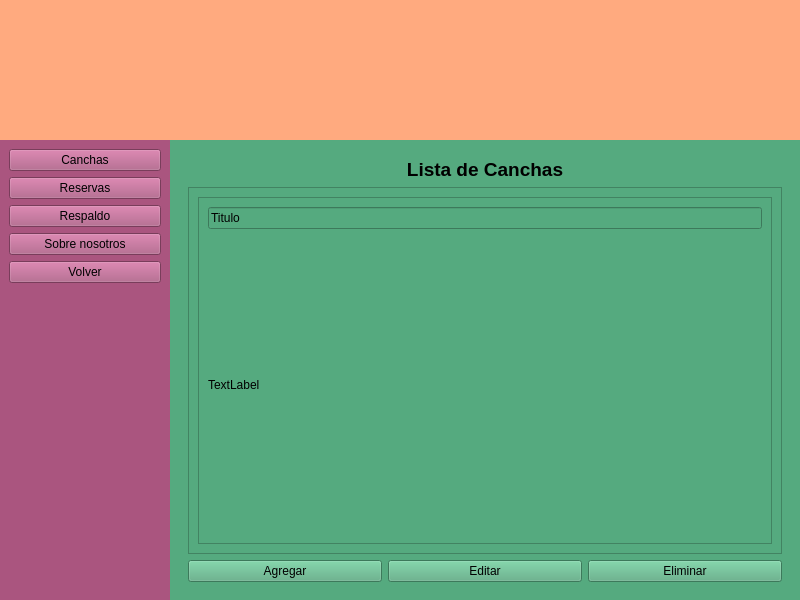
<?xml version="1.0" encoding="UTF-8"?>
<ui version="4.0">
 <class>MainWindow</class>
 <widget class="QMainWindow" name="MainWindow">
  <property name="geometry">
   <rect>
    <x>0</x>
    <y>0</y>
    <width>800</width>
    <height>600</height>
   </rect>
  </property>
  <property name="minimumSize">
   <size>
    <width>800</width>
    <height>600</height>
   </size>
  </property>
  <property name="windowTitle">
   <string>MainWindow</string>
  </property>
  <widget class="QWidget" name="centralwidget">
   <layout class="QGridLayout" name="gridLayout">
    <property name="leftMargin">
     <number>0</number>
    </property>
    <property name="topMargin">
     <number>0</number>
    </property>
    <property name="rightMargin">
     <number>0</number>
    </property>
    <property name="bottomMargin">
     <number>0</number>
    </property>
    <property name="spacing">
     <number>0</number>
    </property>
    <item row="0" column="0">
     <widget class="QWidget" name="header" native="true">
      <property name="minimumSize">
       <size>
        <width>0</width>
        <height>140</height>
       </size>
      </property>
      <property name="maximumSize">
       <size>
        <width>16777215</width>
        <height>140</height>
       </size>
      </property>
      <property name="styleSheet">
       <string notr="true">background-color: rgb(255, 170, 127);</string>
      </property>
      <layout class="QGridLayout" name="gridLayout_2"/>
     </widget>
    </item>
    <item row="1" column="0">
     <layout class="QHBoxLayout" name="body">
      <property name="spacing">
       <number>0</number>
      </property>
      <item>
       <widget class="QWidget" name="menu" native="true">
        <property name="sizePolicy">
         <sizepolicy hsizetype="Expanding" vsizetype="Preferred">
          <horstretch>0</horstretch>
          <verstretch>0</verstretch>
         </sizepolicy>
        </property>
        <property name="maximumSize">
         <size>
          <width>170</width>
          <height>16777215</height>
         </size>
        </property>
        <property name="styleSheet">
         <string notr="true">background-color: rgb(170, 85, 127);</string>
        </property>
        <layout class="QVBoxLayout" name="verticalLayout">
         <item>
          <widget class="QPushButton" name="btnCanchas">
           <property name="text">
            <string>Canchas</string>
           </property>
          </widget>
         </item>
         <item>
          <widget class="QPushButton" name="btnReservas">
           <property name="sizePolicy">
            <sizepolicy hsizetype="Minimum" vsizetype="Fixed">
             <horstretch>0</horstretch>
             <verstretch>0</verstretch>
            </sizepolicy>
           </property>
           <property name="text">
            <string>Reservas</string>
           </property>
          </widget>
         </item>
         <item>
          <widget class="QPushButton" name="btnRespaldo">
           <property name="text">
            <string>Respaldo</string>
           </property>
          </widget>
         </item>
         <item>
          <widget class="QPushButton" name="btnAcercaDe">
           <property name="text">
            <string>Sobre nosotros</string>
           </property>
          </widget>
         </item>
         <item>
          <widget class="QPushButton" name="btnVolver">
           <property name="text">
            <string>Volver</string>
           </property>
          </widget>
         </item>
         <item>
          <spacer name="verticalSpacer">
           <property name="orientation">
            <enum>Qt::Vertical</enum>
           </property>
           <property name="sizeType">
            <enum>QSizePolicy::Expanding</enum>
           </property>
           <property name="sizeHint" stdset="0">
            <size>
             <width>20</width>
             <height>40</height>
            </size>
           </property>
          </spacer>
         </item>
        </layout>
       </widget>
      </item>
      <item>
       <widget class="QWidget" name="main" native="true">
        <property name="styleSheet">
         <string notr="true">background-color: rgb(85, 170, 127);</string>
        </property>
        <layout class="QGridLayout" name="gridLayout_3">
         <property name="spacing">
          <number>0</number>
         </property>
         <item row="0" column="0">
          <widget class="QStackedWidget" name="stackedWidget">
           <property name="currentIndex">
            <number>1</number>
           </property>
           <widget class="QWidget" name="inicio">
            <layout class="QGridLayout" name="gridLayout_4">
             <item row="0" column="0">
              <widget class="QLabel" name="bienvenido">
               <property name="font">
                <font>
                 <pointsize>32</pointsize>
                 <bold>true</bold>
                </font>
               </property>
               <property name="text">
                <string>¡Bienvenido!</string>
               </property>
               <property name="alignment">
                <set>Qt::AlignCenter</set>
               </property>
              </widget>
             </item>
            </layout>
           </widget>
           <widget class="QWidget" name="canchasWidget">
            <layout class="QGridLayout" name="gridLayout_5">
             <item row="0" column="0">
              <widget class="QLabel" name="tituloCanchas">
               <property name="maximumSize">
                <size>
                 <width>16777215</width>
                 <height>40</height>
                </size>
               </property>
               <property name="font">
                <font>
                 <pointsize>14</pointsize>
                 <bold>true</bold>
                </font>
               </property>
               <property name="text">
                <string>Lista de Canchas</string>
               </property>
               <property name="alignment">
                <set>Qt::AlignCenter</set>
               </property>
              </widget>
             </item>
             <item row="2" column="0">
              <layout class="QHBoxLayout" name="horizontalLayout">
               <item>
                <widget class="QPushButton" name="btnAgregarCancha">
                 <property name="maximumSize">
                  <size>
                   <width>200</width>
                   <height>16777215</height>
                  </size>
                 </property>
                 <property name="text">
                  <string>Agregar</string>
                 </property>
                </widget>
               </item>
               <item>
                <widget class="QPushButton" name="btnEditarCancha">
                 <property name="maximumSize">
                  <size>
                   <width>200</width>
                   <height>16777215</height>
                  </size>
                 </property>
                 <property name="text">
                  <string>Editar</string>
                 </property>
                </widget>
               </item>
               <item>
                <widget class="QPushButton" name="btnEliminarCancha">
                 <property name="maximumSize">
                  <size>
                   <width>200</width>
                   <height>16777215</height>
                  </size>
                 </property>
                 <property name="text">
                  <string>Eliminar</string>
                 </property>
                </widget>
               </item>
              </layout>
             </item>
             <item row="1" column="0">
              <widget class="QScrollArea" name="scrollArea">
               <property name="widgetResizable">
                <bool>true</bool>
               </property>
               <widget class="QWidget" name="listaCanchas">
                <property name="geometry">
                 <rect>
                  <x>0</x>
                  <y>0</y>
                  <width>590</width>
                  <height>356</height>
                 </rect>
                </property>
                <layout class="QGridLayout" name="gridLayout_9">
                 <item row="0" column="0">
                  <widget class="QFrame" name="cancha_n">
                   <property name="styleSheet">
                    <string notr="true">border-color: rgb(37, 37, 37);</string>
                   </property>
                   <property name="frameShape">
                    <enum>QFrame::StyledPanel</enum>
                   </property>
                   <property name="frameShadow">
                    <enum>QFrame::Raised</enum>
                   </property>
                   <layout class="QGridLayout" name="gridLayout_10">
                    <item row="0" column="0">
                     <widget class="QLineEdit" name="titulo">
                      <property name="text">
                       <string>Titulo</string>
                      </property>
                     </widget>
                    </item>
                    <item row="1" column="0">
                     <widget class="QLabel" name="image">
                      <property name="text">
                       <string>TextLabel</string>
                      </property>
                     </widget>
                    </item>
                   </layout>
                  </widget>
                 </item>
                </layout>
               </widget>
              </widget>
             </item>
            </layout>
           </widget>
           <widget class="QWidget" name="reservasWidget">
            <layout class="QGridLayout" name="gridLayout_8">
             <item row="0" column="0">
              <widget class="QLabel" name="tituloReservas">
               <property name="font">
                <font>
                 <pointsize>14</pointsize>
                 <bold>true</bold>
                </font>
               </property>
               <property name="text">
                <string>Lista de Reservas</string>
               </property>
               <property name="alignment">
                <set>Qt::AlignCenter</set>
               </property>
              </widget>
             </item>
             <item row="2" column="0">
              <layout class="QHBoxLayout" name="horizontalLayout_2">
               <item>
                <widget class="QPushButton" name="btnAgregarReserva">
                 <property name="text">
                  <string>Agregar</string>
                 </property>
                </widget>
               </item>
               <item>
                <widget class="QPushButton" name="btnEditarReserva">
                 <property name="text">
                  <string>Editar</string>
                 </property>
                </widget>
               </item>
               <item>
                <widget class="QPushButton" name="btnEliminarReserva">
                 <property name="text">
                  <string>Eliminar</string>
                 </property>
                </widget>
               </item>
              </layout>
             </item>
             <item row="1" column="0">
              <widget class="QScrollArea" name="scrollArea_2">
               <property name="widgetResizable">
                <bool>true</bool>
               </property>
               <widget class="QWidget" name="listaReservas">
                <property name="geometry">
                 <rect>
                  <x>0</x>
                  <y>0</y>
                  <width>590</width>
                  <height>356</height>
                 </rect>
                </property>
               </widget>
              </widget>
             </item>
            </layout>
           </widget>
           <widget class="QWidget" name="respaldoWidget">
            <layout class="QGridLayout" name="gridLayout_7">
             <item row="0" column="0">
              <widget class="QLabel" name="tituloRespaldo">
               <property name="font">
                <font>
                 <pointsize>14</pointsize>
                 <bold>true</bold>
                </font>
               </property>
               <property name="text">
                <string>Gestión de respaldos</string>
               </property>
               <property name="alignment">
                <set>Qt::AlignCenter</set>
               </property>
              </widget>
             </item>
             <item row="1" column="0">
              <widget class="QWidget" name="respaldo" native="true">
               <property name="sizePolicy">
                <sizepolicy hsizetype="Preferred" vsizetype="Expanding">
                 <horstretch>0</horstretch>
                 <verstretch>0</verstretch>
                </sizepolicy>
               </property>
               <layout class="QHBoxLayout" name="horizontalLayout_3">
                <item>
                 <widget class="QPushButton" name="btnCargarRespaldo">
                  <property name="text">
                   <string>Cargar respaldo</string>
                  </property>
                 </widget>
                </item>
                <item>
                 <widget class="QPushButton" name="btnDescargarRespaldo">
                  <property name="text">
                   <string>Descargar respaldo</string>
                  </property>
                 </widget>
                </item>
               </layout>
              </widget>
             </item>
            </layout>
           </widget>
           <widget class="QWidget" name="sobreNosotrosWidget">
            <layout class="QGridLayout" name="gridLayout_6">
             <item row="0" column="0">
              <widget class="QLabel" name="sobreNosotrosTitulo">
               <property name="font">
                <font>
                 <pointsize>14</pointsize>
                 <bold>true</bold>
                </font>
               </property>
               <property name="text">
                <string>Sobre nosotros</string>
               </property>
               <property name="alignment">
                <set>Qt::AlignCenter</set>
               </property>
              </widget>
             </item>
             <item row="1" column="0">
              <widget class="QTextEdit" name="sobreNosotrosTexto">
               <property name="html">
                <string>&lt;!DOCTYPE HTML PUBLIC &quot;-//W3C//DTD HTML 4.0//EN&quot; &quot;http://www.w3.org/TR/REC-html40/strict.dtd&quot;&gt;
&lt;html&gt;&lt;head&gt;&lt;meta name=&quot;qrichtext&quot; content=&quot;1&quot; /&gt;&lt;meta charset=&quot;utf-8&quot; /&gt;&lt;style type=&quot;text/css&quot;&gt;
p, li { white-space: pre-wrap; }
hr { height: 1px; border-width: 0; }
li.unchecked::marker { content: &quot;\2610&quot;; }
li.checked::marker { content: &quot;\2612&quot;; }
&lt;/style&gt;&lt;/head&gt;&lt;body style=&quot; font-family:'Segoe UI'; font-size:9pt; font-weight:400; font-style:normal;&quot;&gt;
&lt;p align=&quot;center&quot; style=&quot; margin-top:0px; margin-bottom:0px; margin-left:0px; margin-right:0px; -qt-block-indent:0; text-indent:0px;&quot;&gt;Güemes Fernanda Betsabé&lt;/p&gt;
&lt;p align=&quot;center&quot; style=&quot; margin-top:0px; margin-bottom:0px; margin-left:0px; margin-right:0px; -qt-block-indent:0; text-indent:0px;&quot;&gt;Humerez Romero Gabriel&lt;/p&gt;
&lt;p align=&quot;center&quot; style=&quot; margin-top:0px; margin-bottom:0px; margin-left:0px; margin-right:0px; -qt-block-indent:0; text-indent:0px;&quot;&gt;Leotta Marcos Gaston&lt;/p&gt;
&lt;p align=&quot;center&quot; style=&quot; margin-top:0px; margin-bottom:0px; margin-left:0px; margin-right:0px; -qt-block-indent:0; text-indent:0px;&quot;&gt;Tanquia Matias Agustin&lt;/p&gt;
&lt;p align=&quot;center&quot; style=&quot;-qt-paragraph-type:empty; margin-top:0px; margin-bottom:0px; margin-left:0px; margin-right:0px; -qt-block-indent:0; text-indent:0px;&quot;&gt;&lt;br /&gt;&lt;/p&gt;&lt;/body&gt;&lt;/html&gt;</string>
               </property>
              </widget>
             </item>
            </layout>
           </widget>
          </widget>
         </item>
        </layout>
       </widget>
      </item>
     </layout>
    </item>
   </layout>
  </widget>
 </widget>
 <resources/>
 <connections/>
</ui>
